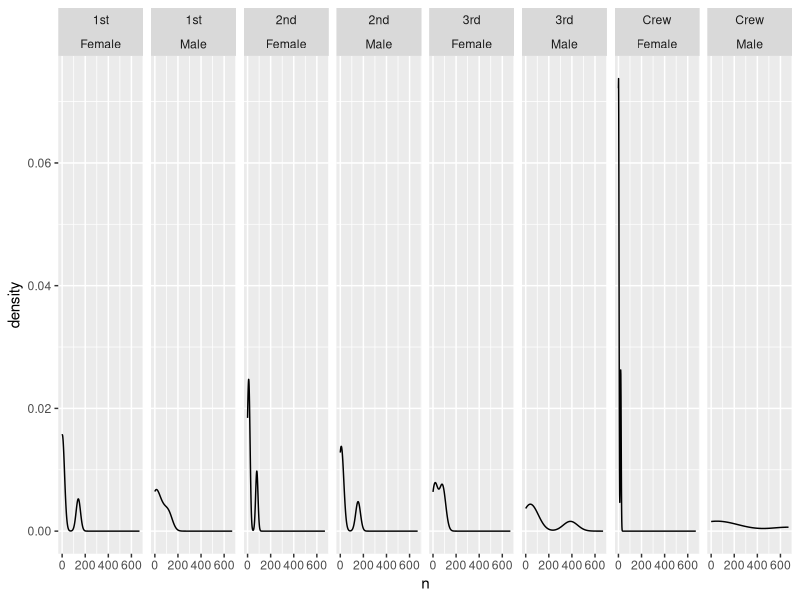
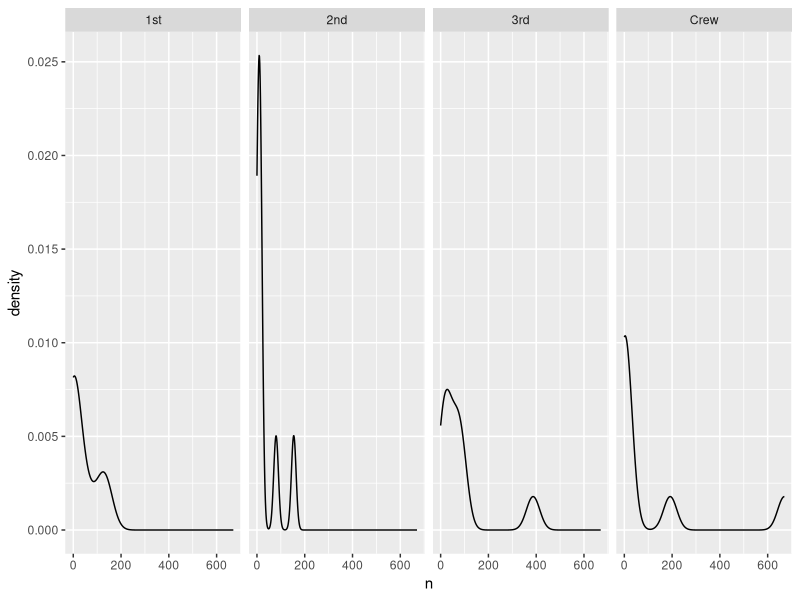
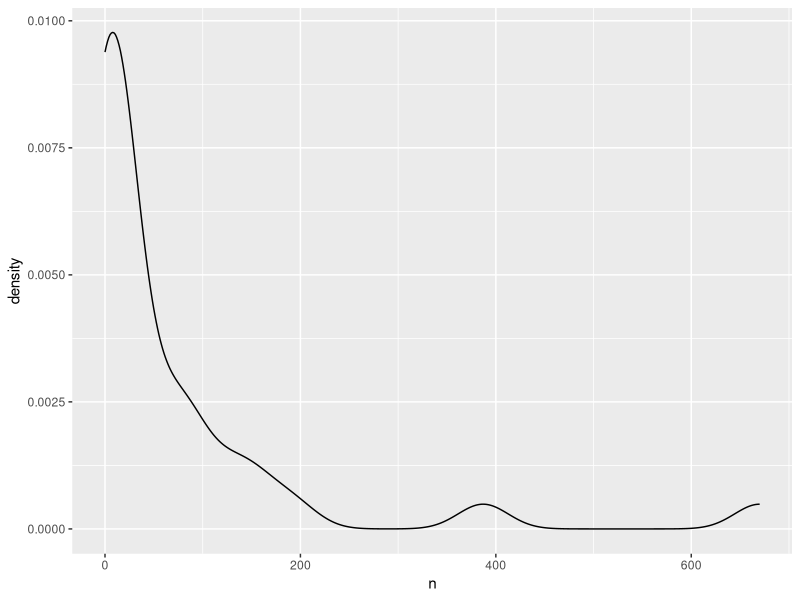
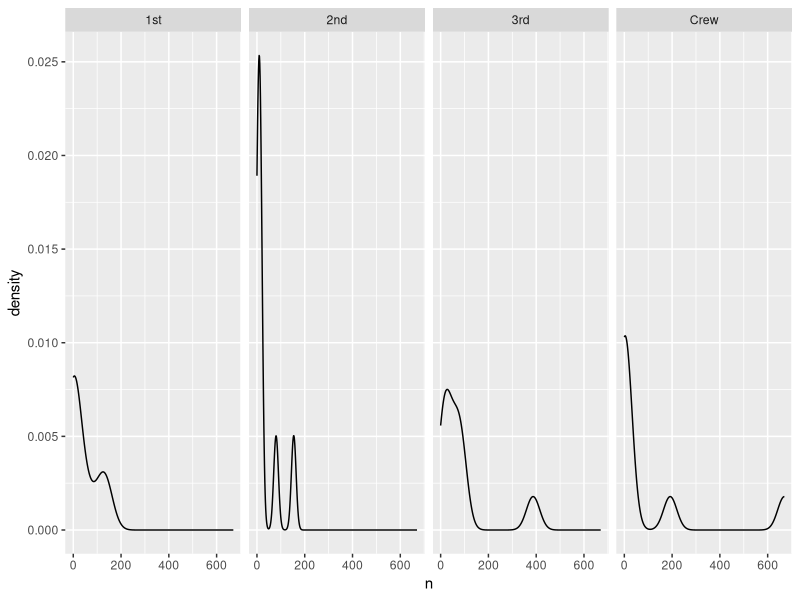
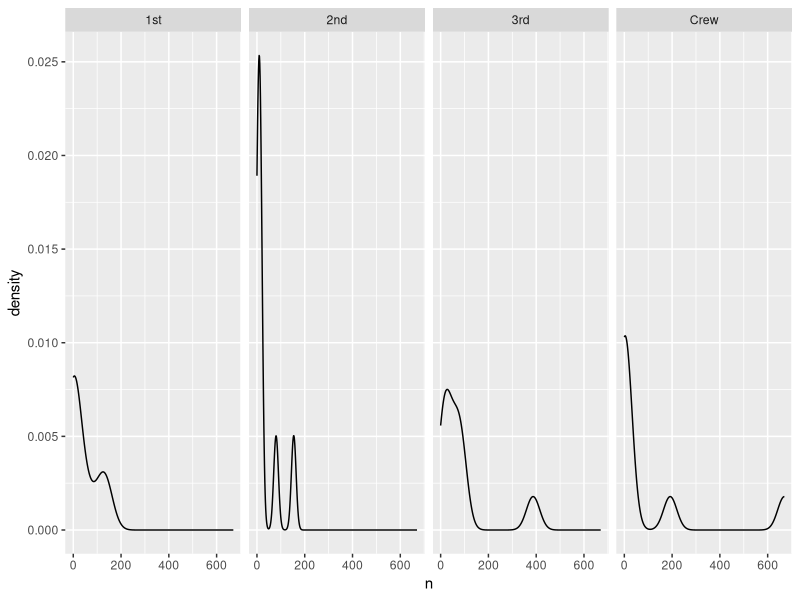
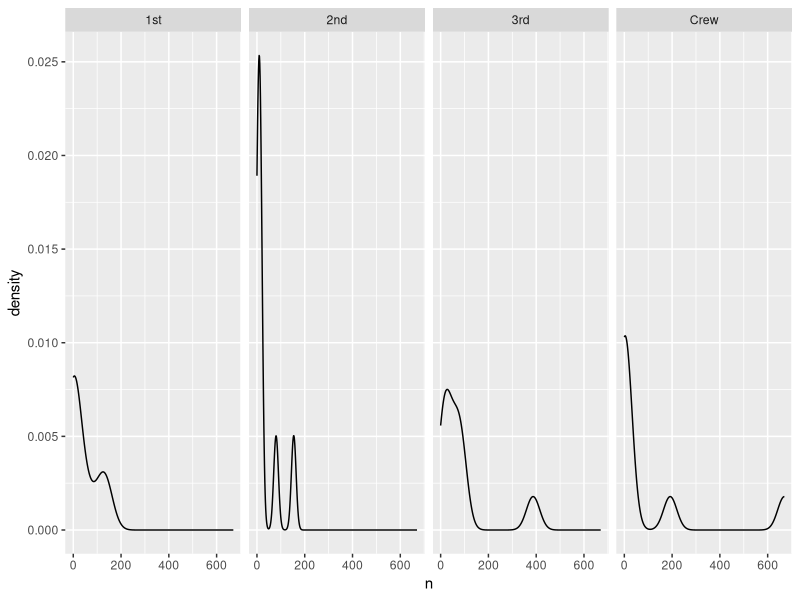

These charts were generated, in order, by the following R code: (Note: this script raises an error after producing the figures.)
## ---- chunk 1
library(dplyr)
library(ggplot2)
library(rlang)
df <- datasets::Titanic |>  as_tibble()

plotTitanic <- function(.data, facet_row = NULL, facet_col = NULL) {
  ggplot(df, aes(x = n)) +
    geom_density() +
    facet_grid(
      cols = vars(!!!facet_col),
      rows = vars(!!!facet_row)
    )
}
## ---- chunk 2
# allows facet_col take 0, 1, or multiple variables
plotTitanic(df, facet_col = vars(Class, Sex))
plotTitanic(df, facet_col = vars(Class))
plotTitanic(df)
## ---- chunk 3
# string input
plotTitanic(df, facet_col = vars(!!sym('Class'))) # correct
## ---- chunk 4
# symbolized string input
Class_obj <- 'Class'
plotTitanic(df, facet_col = vars(!!ensym(Class_obj)))
plotTitanic(df, facet_col = vars(!!sym('Class')))
## ---- chunk 5
Class_objs <- c('Class', 'Sex')
plotTitanic(df, facet_col = vars(!!ensym(Class_objs)))
plotTitanic(df, facet_col = vars(!!!syms(c('Class', 'Sex'))))
## ---- chunk 6
plotTitanic2 <- function(.data, facet_row = NULL, facet_col = NULL) {
  ggplot(df, aes(x = n)) +
    geom_density() +
    facet_grid(
      cols = facet_col,
      rows = facet_row
    )
}

# allows facet_col take 0, 1, or multiple variables
plotTitanic2(df, facet_col = vars(Class, Sex))
plotTitanic2(df, facet_col = vars(Class))
plotTitanic2(df)
## ---- chunk 7
plotTitanic(df, facet_col = vars(!!!syms(Class_objs)))
